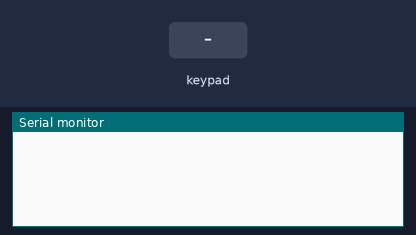
The sketch below on a simulated Arduino Uno, built with avr-gcc and run on an emulated ATmega328P. Parts: the last lines printed to the serial monitor. Wiring (inferred from the names in the program): 4×3 keypad with keys 1 2 3 4 5 6 7 8 9 * 0 # (labels assumed): rows pin 9, pin 11, pin 5, pin 6; columns pin 2, pin 10, pin 12. Inputs (shaded band) come from the test bench.

Above: at 1.2 s.
1.3 s: key '1' pressed
At 2.0 s:
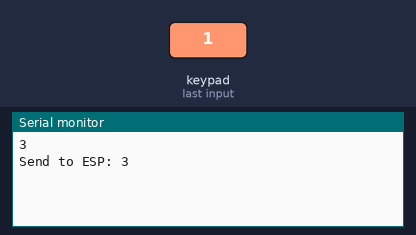
2.9 s: keypad keys 1 0 1 2 2 pressed 0.4 s apart
At 3.03 s:
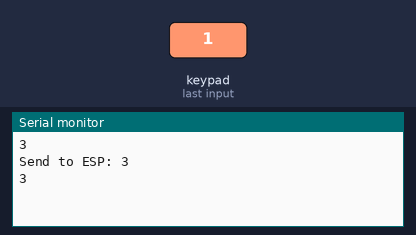
6.4 s: key '3' pressed
At 7.0 s:
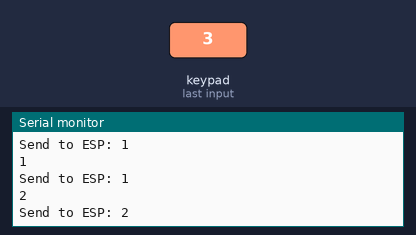
7.9 s: keypad keys 1 0 1 2 2 # pressed 0.4 s apart
At 10.9 s:
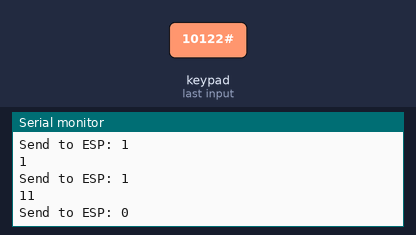
Timing chart, 0 to 12.4 s (numbered marks = the images above; inputs shaded):
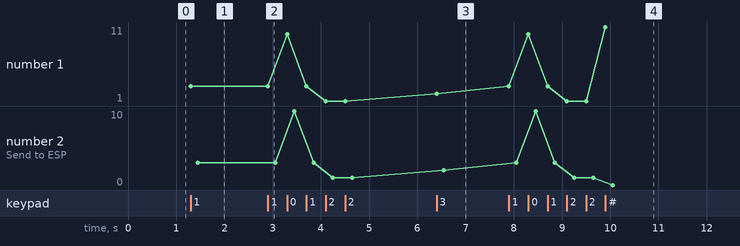

Measured:
- after the input at 1.3 s, the serial monitor: prints a new line at once (image 1)
- after the input at 6.4 s, the serial monitor: prints a new line at once (image 3)
- after the input at 7.9 s, the serial monitor: prints a new line at once (image 4)
- plotted number 1: 3 → 1 after the input at 2.9 s, 1 → 2 after the input at 6.4 s, 2 → 11 after the input at 7.9 s
- plotted number 2: 3 → 1 after the input at 2.9 s, 1 → 2 after the input at 6.4 s, 2 → 0 after the input at 7.9 s

The sketch:

nano_main.ino
```cpp
const byte colPins[3] = {10, 12, 2};  // пины колонок
const byte rowPins[4] = {9, 11, 5, 6};  // пины строк


const byte numCols = 3;
const byte numRows = 4;

bool buttonState[4][3];
bool lastButtonState[4][3];

void setup() {
  Serial.begin(115200);

  for (byte c = 0; c < numCols; c++) {
    pinMode(colPins[c], OUTPUT);
    digitalWrite(colPins[c], HIGH);
  }

  for (byte r = 0; r < numRows; r++) {
    pinMode(rowPins[r], INPUT_PULLUP);
  }

  for (byte r = 0; r < numRows; r++) {
    for (byte c = 0; c < numCols; c++) {
      buttonState[r][c] = false;
      lastButtonState[r][c] = false;
    }
  }
}

void loop() {
  for (byte c = 0; c < numCols; c++) {
    digitalWrite(colPins[c], LOW);
    delayMicroseconds(5);

    for (byte r = 0; r < numRows; r++) {
      bool pressed = (digitalRead(rowPins[r]) == LOW);
      buttonState[r][c] = pressed;

      // При нажатии (переход с false на true) — выводим номер кнопки в Serial
      if (!lastButtonState[r][c] && buttonState[r][c]) {
        int buttonNumber = r * numCols + c + 1;
        Serial.println(buttonNumber);
      }

      // При отпускании (переход с true на false) — отправляем номер или 0 если 11
      if (lastButtonState[r][c] && !buttonState[r][c]) {
        int buttonNumber = r * numCols + c + 1;
        int toSend = (buttonNumber == 11) ? 0 : buttonNumber;
        Serial.print("Send to ESP: ");
        Serial.println(toSend);
      }

      lastButtonState[r][c] = buttonState[r][c];
    }

    digitalWrite(colPins[c], HIGH);
  }
}
```
